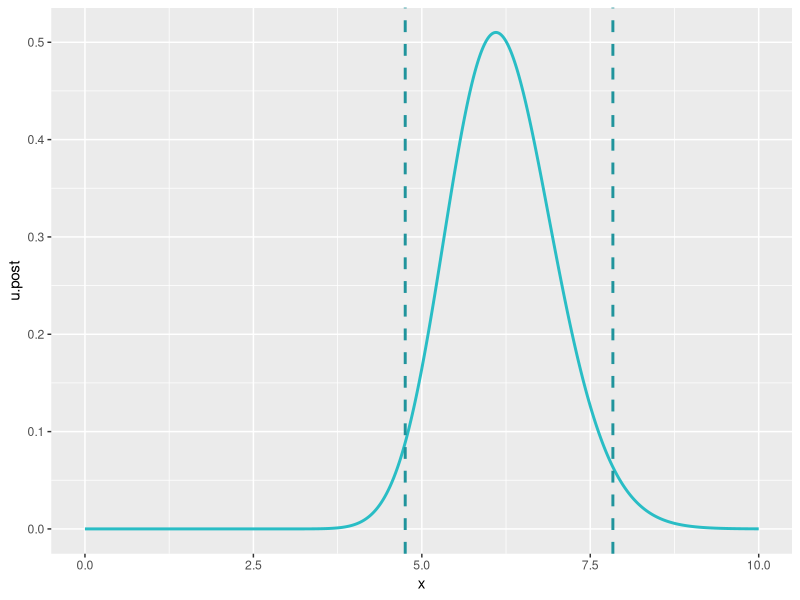
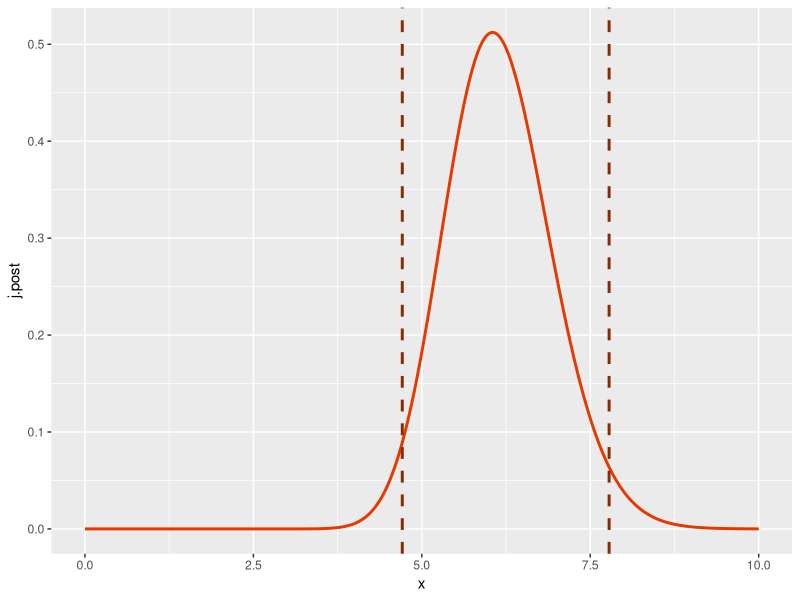
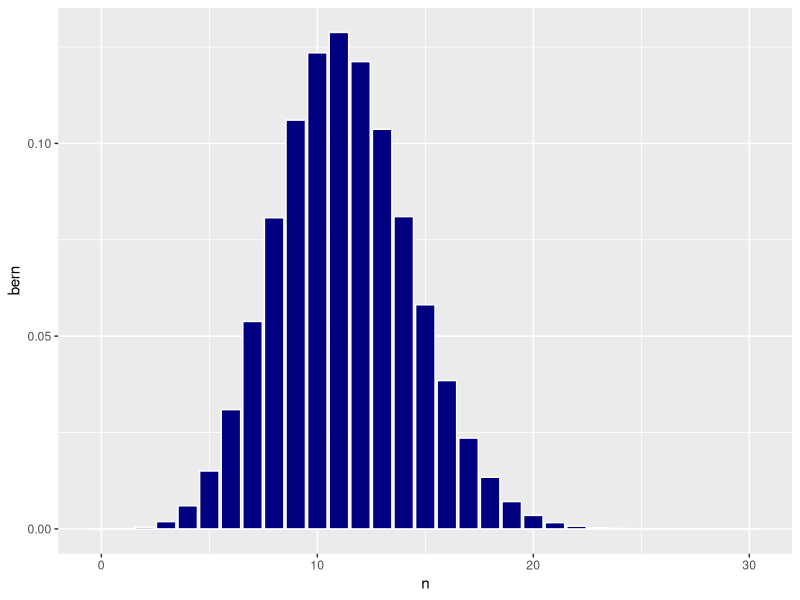
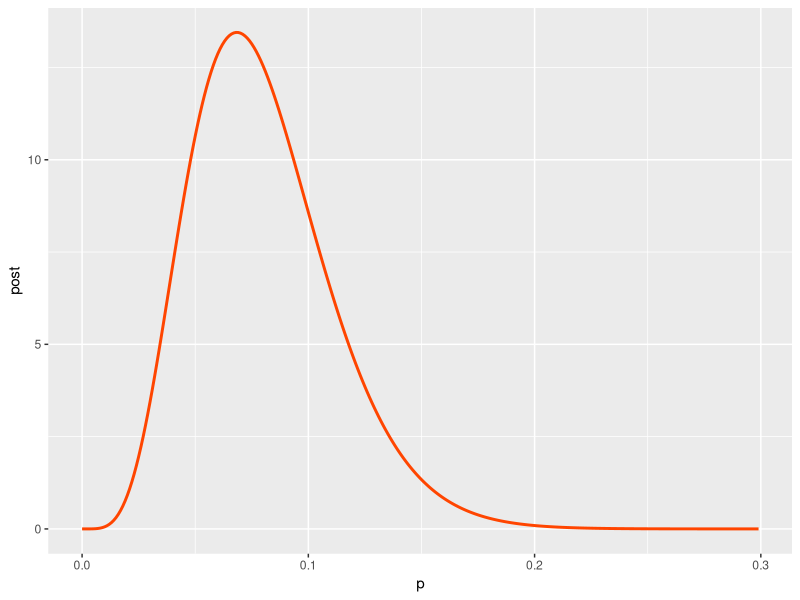
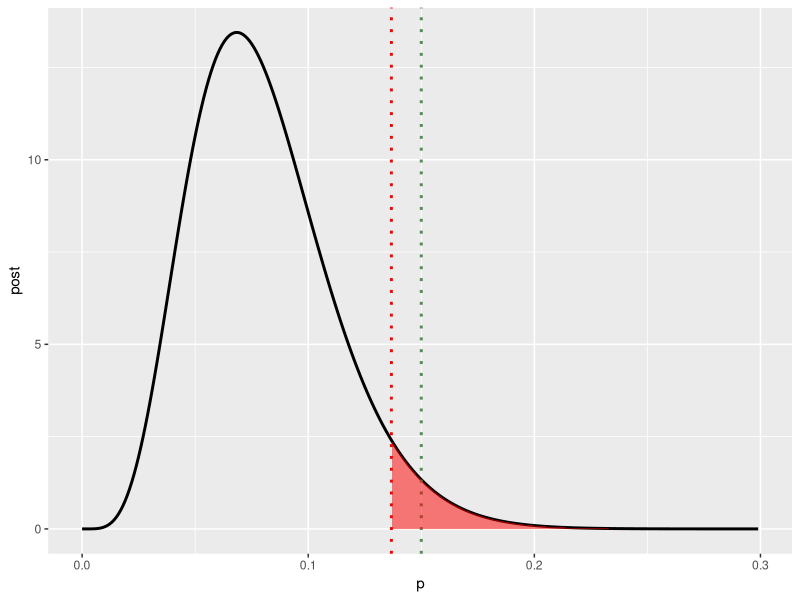
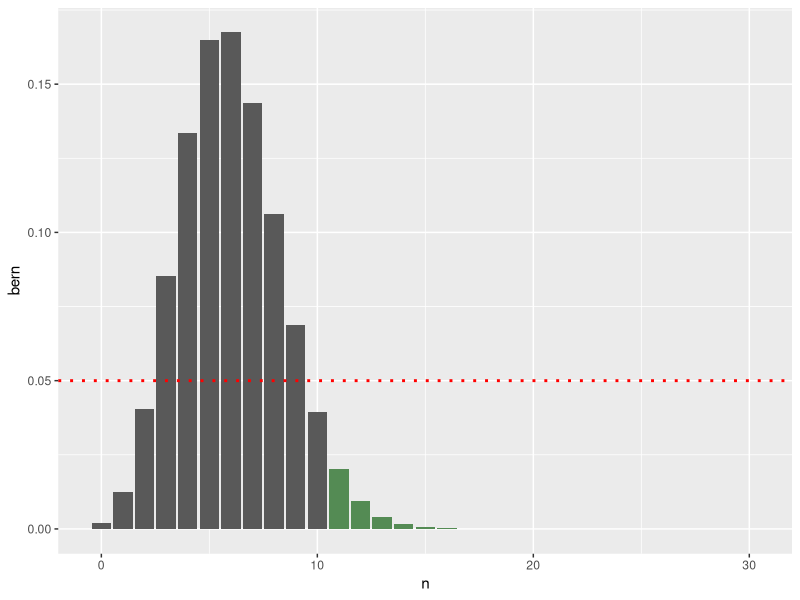
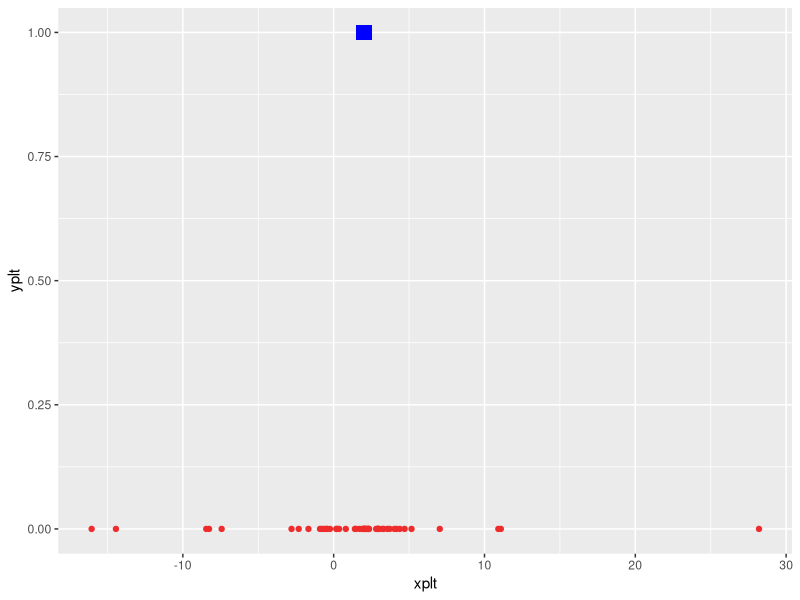
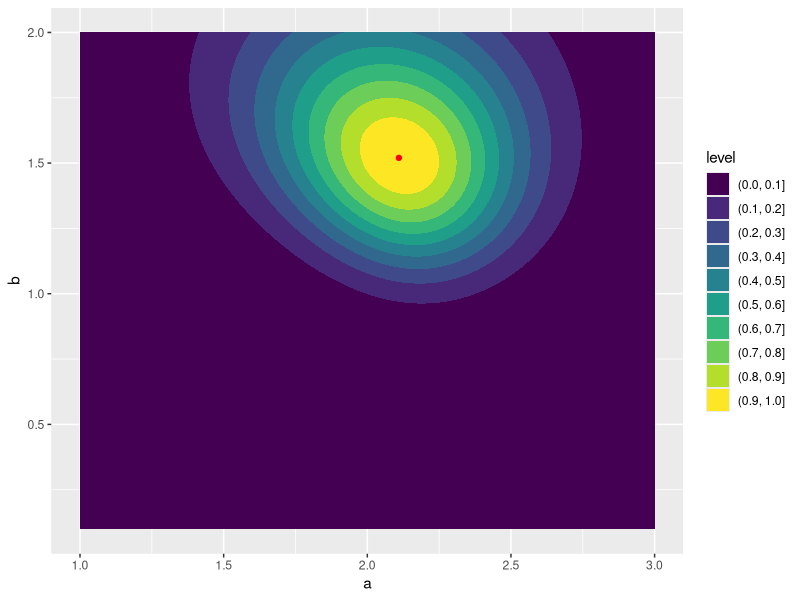

The R script that drew these images, in order: (Note: a time limit stopped this script after it produced the figures.)
## ---- chunk 1
knitr::opts_chunk$set(echo = TRUE)
## ---- chunk 2
library(tidyverse)
library(ggpubr)
## ---- chunk 3
meas = c(5,8,4,6,11,6,6,5,6,4)
## ---- chunk 4
x <- seq(0,10,0.001)
u.post <- dgamma(x,sum(meas)+1,length(meas))
u.meanval <- sum(u.post*x*(x[2]-x[1]))
u.var <- sqrt(sum(u.post*x*x*(x[2]-x[1]))-u.meanval**2)
j.post <- dgamma(x,sum(meas)+0.5,length(meas))
j.meanval <- sum(j.post*x*(x[2]-x[1]))
j.var <- sqrt(sum(j.post*x*x*(x[2]-x[1]))-j.meanval**2)
ex1 <- data.frame(x,u.post,j.post)

quantities <- c("lower quantile","upper quantile")
flat_prior <- c(qgamma(0.025,sum(meas)+1,length(meas)),qgamma(0.975,sum(meas)+1,length(meas)))
flat_normal <- c(qnorm(0.025,u.meanval,u.var),qnorm(0.975,u.meanval,u.var))
jeff_prior <- c(qgamma(0.025,sum(meas)+0.5,length(meas)),qgamma(0.975,sum(meas)+0.5,length(meas)))
jeff_normal <- c(qnorm(0.025,j.meanval,j.var),qnorm(0.975,j.meanval,j.var))
summary <- data.frame(quantities,flat_prior,flat_normal,jeff_prior,jeff_normal)
summary
## ---- chunk 5
(g<-ggplot(ex1)+
   geom_line(aes(x,u.post),color="#29bdc5", lwd=1)+
   geom_vline(xintercept = flat_prior[1],color="#20949c", lwd=1, linetype="dashed")+
   geom_vline(xintercept = flat_prior[2],color="#20949c", lwd=1, linetype="dashed"))
## ---- chunk 6
(g<-ggplot(ex1)+
   geom_line(aes(x,j.post),color="#e63900", lwd=1)+
   geom_vline(xintercept = jeff_prior[1],color="#8b2900", lwd=1, linetype="dashed")+
   geom_vline(xintercept = jeff_prior[2],color="#8b2900", lwd=1, linetype="dashed"))
## ---- chunk 7
n <- seq(0,30,1)
bern <- dbinom(n,75,0.15)
ex2 <- data.frame(n,bern)

(p<-ggplot(ex2)+geom_bar(aes(n,bern), stat = "identity", color="white", fill="navy"))
## ---- chunk 8
pfreq <- 6/75
pfreq
## ---- chunk 9
p <- seq(0,1,0.001)
M <- 0.15
V <- 0.14

alpha <- M**2*(1-M)/V-M
beta <- alpha/M

prior  <- dbeta(p,alpha,beta)
post <- dbeta(p,alpha+6,beta+69)
ex22 <- data.frame(p,post)

(p<-ggplot(ex22[ex22$p<0.3,])+geom_line(aes(p,post), color="orangered", lwd=1))
## ---- chunk 10
(p<-ggplot(ex22[ex22$p<0.3,])+geom_line(aes(p,post),lwd=1)+
    geom_vline(xintercept=0.15, color="palegreen4",linetype="dotted", lwd=1)+
    geom_area(data=ex22[ex22$p<0.3 & ex22$p>qbeta(0.95,alpha+6,beta+69),],aes(p,post),fill="red", alpha=0.5)+
    geom_vline(xintercept=qbeta(0.95,alpha+6,beta+69), color="red", linetype="dotted", lwd=1)
    )
## ---- chunk 11
bern <- dbinom(n,75,6/75)
ex2 <- data.frame(n,bern)

(p<-ggplot(ex2)+geom_bar(aes(n,bern), stat = "identity")+
    geom_bar(data=ex2[ex2$n>10,],aes(n,bern), stat = "identity", fill="palegreen4")+
    geom_hline(yintercept=0.05,color="red",linetype="dotted", lwd=1))
## ---- chunk 12
pv <- sum(data=ex2[ex2$n>10,"bern"])
pv
## ---- chunk 13
set.seed(1234)
lhdata <- function(N,a,b) {
  x <- b*tan(runif(N,-pi,pi))+a
  return(x)
}

a.true <- 2
b.true <- 1
dat <- lhdata(50,a.true,b.true)

xplt <- c(a.true,dat)
yplt <- c(b.true,rep(0,length(dat)))
plt <- data.frame(xplt,yplt)

(g<-ggplot(plt)+geom_point(aes(xplt,yplt), color="firebrick2")+geom_point(data=plt[1,],aes(xplt,yplt),color="blue", size=5, shape=15))
## ---- chunk 14
lhood <- function(x,a,b){
  l <- 0
  for (i in x) {
    l <- l + log(b) - log(b**2 + (i-a)**2)
  }
  return(l)
}
## ---- chunk 15
A <- seq(1,3,0.01)
B <- seq(0.1,2,0.01)

DF <- rep(0,length(A)*length(B))

res <- data.frame(DF,DF,DF)
colnames(res) <- c("a","b","lhood")

k <- 1
for (i in A) {
  for (j in B) {
    res[k,] <- c(i,j,lhood(dat,i,j))
    k <- k+1
  }
}
res[,"lhood"] <- res[,"lhood"]-max(res[,"lhood"])
res[,"lhood"] <- exp(res[,"lhood"])
maxlh <- res[res$lhood==max(res[,"lhood"]),]

(p <- ggplot(res)+stat_contour_filled(aes(x=a,y=b,z=lhood))+
    geom_point(data=maxlh,aes(a,b),color="red"))
## ---- chunk 16
marg_a <- data.frame(A,rep(0,length(A)))
colnames(marg_a) <- c("a","prob")

for (i in marg_a[,"a"]) {
  bvalues <- res[res$a==i,"lhood"]
  marg_a[marg_a$a==i,"prob"] <- sum(bvalues)
}
marg_a[,"prob"] <- marg_a[,"prob"]/((A[2]-A[1])*sum(marg_a[,"prob"]))
(p<-ggplot(marg_a)+geom_line(aes(a,prob),color="orangered",lwd=1))
## ---- chunk 17
marg_b <- data.frame(B,rep(0,length(B)))
colnames(marg_b) <- c("b","prob")

for (i in marg_b[,"b"]) {
  bvalues <- res[res$b==i,"lhood"]
  marg_b[marg_b$b==i,"prob"] <- sum(bvalues)
}
marg_b[,"prob"] <- marg_b[,"prob"]/((B[2]-B[1])*sum(marg_b[,"prob"]))
(p<-ggplot(marg_b)+geom_line(aes(b,prob),color="lightslateblue",lwd=1))
## ---- chunk 18
sgn <- function(x, a, b, x0, w, t) {return(t * (a*exp(-(x-x0)**2/(2*w**2)) + b))}

log.post <- function(d, x, a, b, x0, w, t) {
  sum(dpois(d, lambda=sgn(x, a, b, x0, w, t), log=TRUE))
}
## ---- chunk 19
x0 <- 0
w <-1 
A.true <- 2 
B.true <- 1 
Delta.t <- 5
## ---- chunk 20
x <- seq(from=-7*w, to=7*w, by=0.01*w) #signal
signal <- sgn(x,A.true,B.true,0,w,Delta.t)

resolution <- 0.5 #data
xdat <- seq(from=-7*w, to=7*w, by=resolution*w)
meas <- sgn(xdat,A.true,B.true,0,w,Delta.t)
data <- rpois(length(meas), meas)

plf <- function(x,signal,xdat,data) {
  sn <- data.frame(x,signal)
  ms <- data.frame(xdat,data)
  g <- ggplot() + geom_bar(aes(xdat,data), stat = "identity", fill="violetred1",color="white") + geom_line(data=sn, aes(x,signal), color="dodgerblue2", lwd=1.5)
  return(g)
}
## ---- chunk 21
(plf(x,signal,xdat,data))
## ---- chunk 22
A <- seq(1,3,0.01)
B <- seq(0.1,2,0.01)

DF <- rep(0,length(A)*length(B))

res <- data.frame(DF,DF,DF)
colnames(res) <- c("A","B","lhood")

k <- 1
for (i in A) {
  for (j in B) {
    res[k,] <- c(i,j,log.post(data,xdat,i,j,x0,w,Delta.t))
    k <- k+1
  }
}
res[,"lhood"] <- res[,"lhood"]-max(res[,"lhood"])
res[,"lhood"] <-  exp(res[,"lhood"])
maxlh <- res[res$lhood==max(res[,"lhood"]),]
(p <- ggplot()+stat_contour_filled(data=res,aes(x=A,y=B,z=lhood))+geom_point(data=maxlh,aes(A,B),color="red"))
## ---- chunk 23
marg_a <- data.frame(A,rep(0,length(A)))
colnames(marg_a) <- c("A","prob")

for (i in marg_a[,"A"]) {
  bvalues <- res[res$A==i,"lhood"]
  marg_a[marg_a$A==i,"prob"] <- sum(bvalues)
}
marg_a[,"prob"] <- marg_a[,"prob"]/((A[2]-A[1])*sum(marg_a[,"prob"]))
(p<-ggplot(marg_a)+geom_line(aes(A,prob),color="orangered",lwd=1))
## ---- chunk 24
marg_b <- data.frame(B,rep(0,length(B)))
colnames(marg_b) <- c("B","prob")

for (i in marg_b[,"B"]) {
  bvalues <- res[res$B==i,"lhood"]
  marg_b[marg_b$B==i,"prob"] <- sum(bvalues)
}
marg_b[,"prob"] <- marg_b[,"prob"]/((B[2]-B[1])*sum(marg_b[,"prob"]))
(p<-ggplot(marg_b)+geom_line(aes(B,prob),color="lightslateblue",lwd=1))
## ---- chunk 25
twoparanalysis <- function(a, b, x0, w, t, resl) {
  x <- seq(from=-7*w, to=7*w, by=0.01*w) #signal
  signal <- sgn(x,A.true,B.true,0,w,Delta.t)

  resolution <- resl #data
  xdat <- seq(from=-7*w, to=7*w, by=resolution*w)
  meas <- sgn(xdat,A.true,B.true,0,w,Delta.t)
  data <- rpois(length(meas), meas)

  plf <- function(x,signal,xdat,data) {
    sn <- data.frame(x,signal)
    ms <- data.frame(xdat,data)
    g <- ggplot() + geom_bar(aes(xdat,data), stat = "identity", fill="violetred1",color="white") +   geom_line(data=sn, aes(x,signal), color="dodgerblue2", lwd=1.5)
  return(g)
  }
  p1 <- plf(x,signal,xdat,data)
  
  
  A <- seq(a-1,a+1,0.01)
  B <- seq(b-1+0.1,b+1,0.01)
  
  DF <- rep(0,length(A)*length(B))
  res <- data.frame(DF,DF,DF)
  colnames(res) <- c("A","B","lhood")

  k <- 1
  for (i in A) {
    for (j in B) {
      res[k,] <- c(i,j,log.post(data,xdat,i,j,x0,w,Delta.t))
      k <- k+1
    }
  }
  res[,"lhood"] <- res[,"lhood"]-max(res[,"lhood"])
  res[,"lhood"] <-  exp(res[,"lhood"])
  maxlh <- res[res$lhood==max(res[,"lhood"]),]
  p2 <- ggplot()+stat_contour_filled(data=res,aes(x=A,y=B,z=lhood))+geom_point(data=maxlh,aes(A,B),color="red")+theme(legend.position = "none")
  
  
  marg_a <- data.frame(A,rep(0,length(A)))
  colnames(marg_a) <- c("A","prob")
  
  for (i in marg_a[,"A"]) {
    bvalues <- res[res$A==i,"lhood"]
    marg_a[marg_a$A==i,"prob"] <- sum(bvalues)
  }
  marg_a[,"prob"] <- marg_a[,"prob"]/((A[2]-A[1])*sum(marg_a[,"prob"]))
  p3<-ggplot(marg_a)+geom_line(aes(A,prob),color="orangered",lwd=1)
  
  
  marg_b <- data.frame(B,rep(0,length(B)))
  colnames(marg_a) <- c("B","prob")

  for (i in marg_b[,"B"]) {
    bvalues <- res[res$B==i,"lhood"]
    marg_b[marg_b$B==i,"prob"] <- sum(bvalues)
  }
  marg_b[,"prob"] <- marg_b[,"prob"]/((B[2]-B[1])*sum(marg_b[,"prob"]))
  p4<-ggplot(marg_b)+geom_line(aes(B,prob),color="lightslateblue",lwd=1)

plot <- ggarrange(p1,p2,p3,p4, nrow=2, ncol=2, heights = c(1,1))
return(plot)
}
## ---- chunk 26
x0 <- 0
w <-1 
A.true <- 2 
B.true <- 1 
Delta.t <- 5
resolution <- 0.1

(twoparanalysis(A.true,B.true,x0,w,Delta.t,resolution))
## ---- chunk 27
x0 <- 0
w <-1 
A.true <- 2 
B.true <- 1 
Delta.t <- 5
resolution <- 0.25

(twoparanalysis(A.true,B.true,x0,w,Delta.t,resolution))
## ---- chunk 28
x0 <- 0
w <-1 
A.true <- 2 
B.true <- 1 
Delta.t <- 5
resolution <- 1

(twoparanalysis(A.true,B.true,x0,w,Delta.t,resolution))
## ---- chunk 29
x0 <- 0
w <-1 
A.true <- 2 
B.true <- 1 
Delta.t <- 5
resolution <- 2

(twoparanalysis(A.true,B.true,x0,w,Delta.t,resolution))
## ---- chunk 30
x0 <- 0
w <-1 
A.true <- 2 
B.true <- 1 
Delta.t <- 5
resolution <- 3

(twoparanalysis(A.true,B.true,x0,w,Delta.t,resolution))
## ---- chunk 31
#1:1 signal to noise ratio
x0 <- 0
w <-1 
A.true <- 1 
B.true <- 1 
Delta.t <- 5
resolution <- 0.5

(twoparanalysis(A.true,B.true,x0,w,Delta.t,resolution))
## ---- chunk 32
#3:1 signal to noise ratio
x0 <- 0
w <-1 
A.true <- 5 
B.true <- 1 
Delta.t <- 5
resolution <- 0.5

(twoparanalysis(A.true,B.true,x0,w,Delta.t,resolution))
## ---- chunk 33
#5:1 signal to noise ratio
x0 <- 0
w <-1 
A.true <- 5 
B.true <- 1 
Delta.t <- 5
resolution <- 0.5

(twoparanalysis(A.true,B.true,x0,w,Delta.t,resolution))
